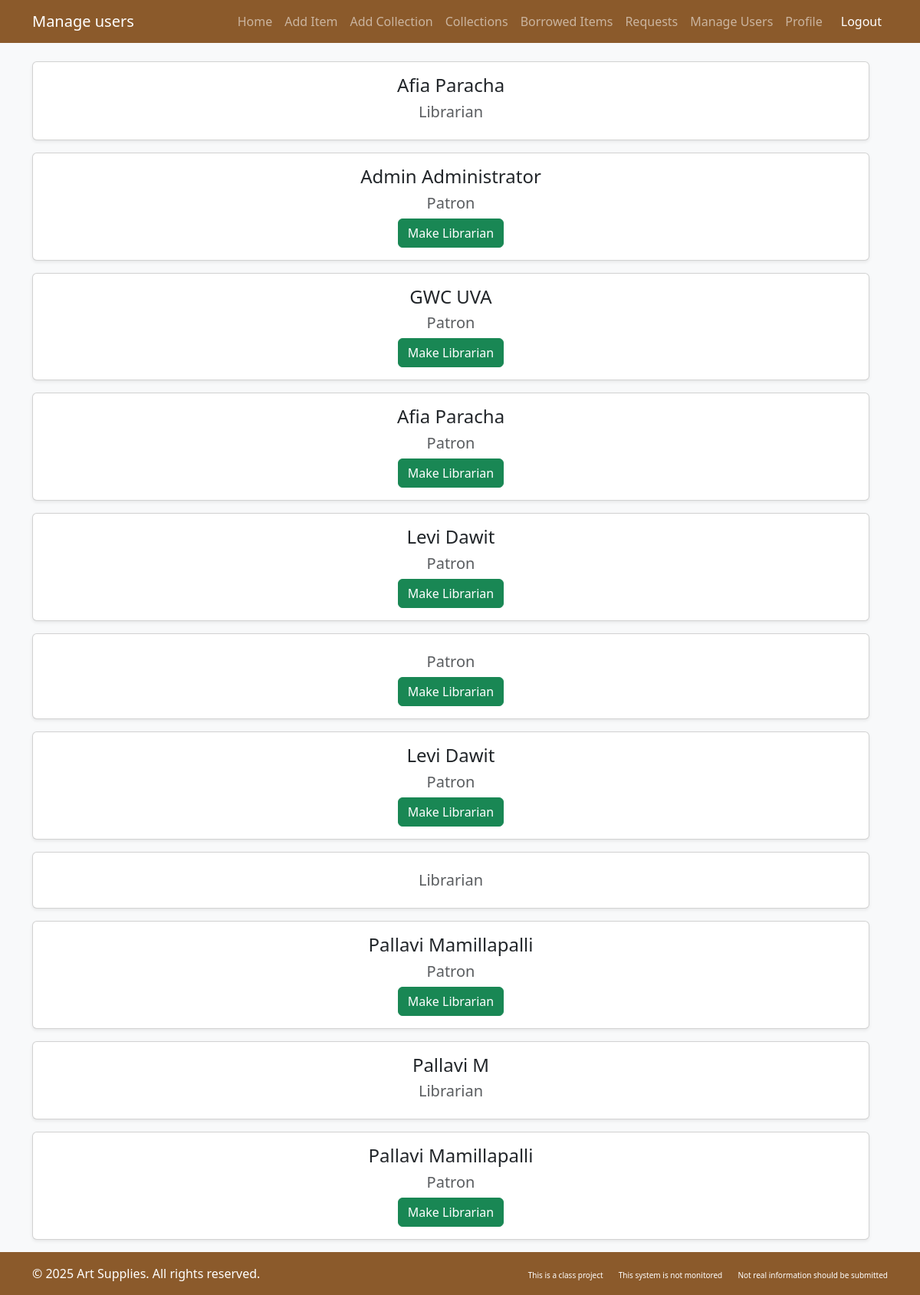
Screenshot of /artlibrary/manage_users/ (signed in) with the database file from the repository.
### artlibrary/models.py (models this page shows, shortened)
class CustomUser(AbstractUser):
    profile_pic = models.ImageField(
        storage=S3Boto3Storage(),
        upload_to='profile_pics/',
        null=True,
        blank=True
    )
    date_joined = models.DateTimeField(auto_now_add=True)
    roles = (('patron', 'Patron'), ('librarian', 'Librarian'), ('anonymous', 'Anonymous'))
    user_role = models.CharField(max_length=12, choices=roles, default='patron')
    email = models.EmailField(blank=True, max_length=254, verbose_name='email address')

### artlibrary/views.py (the view)
# urls.py: path('manage_users/',views.manage_users,name="manage_users"),
def manage_users(request):
    if(request.user.user_role!="librarian"):
        if request.user.user_role=="anonymous":
            return redirect("anonymous_page")
        else:
            return redirect("patron_page")
    usersList= CustomUser.objects.all()
    context={'all_users':usersList}
    return render(request,'artlibrary/manage_users.html',context)

### artlibrary/templates/artlibrary/manage_users.html (shortened to what this page needs)
{% load django_bootstrap5 %}
<!DOCTYPE html>
<html lang="en">
<head>
    {% bootstrap_css %}
</head>
<body class="bg-light">
    <nav class="navbar navbar-expand-lg navbar-dark bg-brown">
        <div class="container">
            <a class="navbar-brand" href="#">Manage users</a>
            <div class="collapse navbar-collapse" id="navbarNav">
                <ul class="navbar-nav ms-auto">
                    <li class="nav-item"><a class="nav-link" href="{% url 'dashboard' %}">Home</a></li>
                    {% if request.user.user_role == "librarian" %}
                    <li class="nav-item"><a class="nav-link" href="{% url 'add_item' %}">Add Item</a></li>
                    {% endif %}
                    {% if request.user.user_role != "anonymous_user" %}
                    <li class="nav-item"><a class="nav-link" href="{% url 'add_collection' %}">Add Collection</a></li>
                    {% endif %}
                    <li class="nav-item"><a class="nav-link" href="{% url 'collections' %}">Collections</a></li>
                    <li class="nav-item"><a class="nav-link" href="{% url 'borrowed_items' %}">Borrowed Items</a></li>
                    {% if request.user.user_role == "librarian" %}
                    <li class="nav-item"><a class="nav-link" href="{% url 'view_requests' user.id %}">Requests</a></li>
                    <li class="nav-item"><a class="nav-link" href="{% url 'manage_users' %}">Manage Users</a></li>
                    {% endif %}
                    {% if request.user.user_role != "anonymous_user" %}
                    <li class="nav-item"><a class="nav-link" href="{% url 'profile' %}">Profile</a></li>
                    {% endif %}
                    <li class="nav-item">
                        <a class="nav-link btn btn-danger btn-sm text-white ms-2" href="{% url 'logout' %}">Logout</a>
                    </li>
                </ul>
            </div>
        </div>
    </nav>
    <div class="container mt-4 flex-column align-items-center w-100">
        {% for user in all_users %}
        <div class="row justify-content-center w-100 mb-3">
            <div class="col-md-6 col-lg-4 w-100">
                <div class="card shadow-sm">
                    <div class="card-body text-center">
                        <h4 class="card-title">{{ user.get_full_name }}</h4>
                        <h5 class="text-muted">{{ user.user_role|title }}</h5>
                        {% if user.user_role != "librarian" %}
                        <a href="{% url 'make_librarian' user.id %}" class="btn btn-success">Make Librarian</a>
                        {% endif %}
                    </div>
                </div>
            </div>
        </div>
        {% endfor %}
    </div>
</body>
<footer class="py-3 bg-dark text-white mt-auto bg-brown">
    <div class="container">
        <div class="row">
            <div class="col-md-6">
                <p class="mb-0">&copy; 2025 Art Supplies. All rights reserved.</p>
            </div>
            <div class="col-md-6 text-md-end">
                <a href="#" class="text-white text-decoration-none me-3" style="font-size: 10px;">This is a class project</a>
                <a href="#" class="text-white text-decoration-none me-3" style="font-size: 10px;">This system is not monitored</a>
                <a href="#" class="text-white text-decoration-none" style="font-size: 10px;">Not real information should be submitted</a>
            </div>
        </div>
    </div>
</footer>
</body>
</html>

### artlibrary/templates/artlibrary/manage_users.html (style rules this page uses)
:root { --bs-primary: #8B5A2B; --bs-primary-rgb: 139, 90, 43; --bs-secondary: #A67C52; --bs-secondary-rgb: 166, 124, 82; --bs-dark: #5D4037; }
body { min-height: 100vh; display: flex; flex-direction: column; }
.bg-brown { background-color: #8B5A2B !important; }

### rows the page displays
CustomUser: get_full_name "Afia Paracha", user_role "Librarian"
CustomUser: get_full_name "Admin Administrator", user_role "Patron", shows "Make Librarian"
CustomUser: get_full_name "GWC UVA", user_role "Patron", shows "Make Librarian"
CustomUser: get_full_name "Afia Paracha", user_role "Patron", shows "Make Librarian"
CustomUser: get_full_name "Levi Dawit", user_role "Patron", shows "Make Librarian"
CustomUser: user_role "Patron", shows "Make Librarian"
CustomUser: get_full_name "Levi Dawit", user_role "Patron", shows "Make Librarian"
CustomUser: user_role "Librarian"
CustomUser: get_full_name "Pallavi Mamillapalli", user_role "Patron", shows "Make Librarian"
CustomUser: get_full_name "Pallavi M", user_role "Librarian"
CustomUser: get_full_name "Pallavi Mamillapalli", user_role "Patron", shows "Make Librarian"
